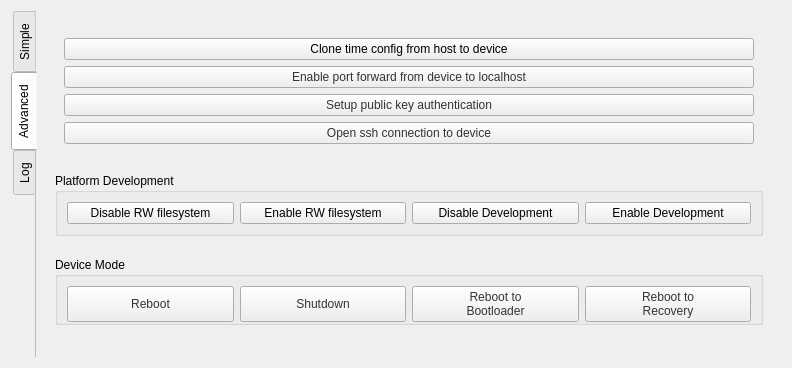
<?xml version="1.0" encoding="UTF-8"?>
<ui version="4.0">
 <class>Ubuntu::Internal::UbuntuDeviceConfigurationWidget</class>
 <widget class="QWidget" name="Ubuntu::Internal::UbuntuDeviceConfigurationWidget">
  <property name="geometry">
   <rect>
    <x>0</x>
    <y>0</y>
    <width>792</width>
    <height>368</height>
   </rect>
  </property>
  <property name="windowTitle">
   <string>Form</string>
  </property>
  <layout class="QVBoxLayout" name="verticalLayout">
   <item>
    <widget class="QTabWidget" name="tabWidget_DeviceControlInput">
     <property name="tabPosition">
      <enum>QTabWidget::West</enum>
     </property>
     <property name="currentIndex">
      <number>1</number>
     </property>
     <property name="documentMode">
      <bool>true</bool>
     </property>
     <widget class="QWidget" name="tab_DeviceControlSimple">
      <attribute name="title">
       <string>Simple</string>
      </attribute>
      <layout class="QVBoxLayout" name="verticalLayout_6">
       <item>
        <widget class="QWidget" name="widget_2" native="true">
         <layout class="QVBoxLayout" name="verticalLayout_5">
          <item>
           <spacer name="verticalSpacer">
            <property name="orientation">
             <enum>Qt::Vertical</enum>
            </property>
            <property name="sizeHint" stdset="0">
             <size>
              <width>20</width>
              <height>40</height>
             </size>
            </property>
           </spacer>
          </item>
          <item>
           <widget class="QPushButton" name="pushButtonSshInstall">
            <property name="font">
             <font>
              <family>Ubuntu</family>
              <pointsize>12</pointsize>
              <weight>50</weight>
              <italic>false</italic>
              <bold>false</bold>
             </font>
            </property>
            <property name="styleSheet">
             <string notr="true">padding: 10; color: #333</string>
            </property>
            <property name="text">
             <string>Enable Developer Mode</string>
            </property>
            <property name="flat">
             <bool>false</bool>
            </property>
           </widget>
          </item>
          <item>
           <widget class="QPushButton" name="pushButtonSshRemove">
            <property name="font">
             <font>
              <family>Ubuntu</family>
              <pointsize>12</pointsize>
             </font>
            </property>
            <property name="styleSheet">
             <string notr="true">padding: 10; color: #333</string>
            </property>
            <property name="text">
             <string>Disable Developer Mode</string>
            </property>
           </widget>
          </item>
          <item>
           <spacer name="verticalSpacer_2">
            <property name="orientation">
             <enum>Qt::Vertical</enum>
            </property>
            <property name="sizeHint" stdset="0">
             <size>
              <width>20</width>
              <height>40</height>
             </size>
            </property>
           </spacer>
          </item>
         </layout>
        </widget>
       </item>
      </layout>
     </widget>
     <widget class="QWidget" name="tab_DeviceControlAdvanced">
      <attribute name="title">
       <string>Advanced</string>
      </attribute>
      <layout class="QVBoxLayout" name="verticalLayout_10">
       <item>
        <widget class="QWidget" name="widgetSshProperties" native="true">
         <layout class="QVBoxLayout" name="verticalLayout_21">
          <item>
           <widget class="QWidget" name="widgetMovedToSettings" native="true">
            <layout class="QVBoxLayout" name="verticalLayout_9">
             <item>
              <widget class="QPushButton" name="pushButtonCloneTimeConfig">
               <property name="text">
                <string>Clone time config from host to device</string>
               </property>
              </widget>
             </item>
             <item>
              <widget class="QPushButton" name="pushButtonPortForward">
               <property name="styleSheet">
                <string notr="true">color: #333</string>
               </property>
               <property name="text">
                <string>Enable port forward from device to localhost</string>
               </property>
              </widget>
             </item>
             <item>
              <widget class="QPushButton" name="pushButtonSshSetupPublicKey">
               <property name="enabled">
                <bool>true</bool>
               </property>
               <property name="styleSheet">
                <string notr="true">color: #333</string>
               </property>
               <property name="text">
                <string>Setup public key authentication</string>
               </property>
              </widget>
             </item>
             <item>
              <widget class="QPushButton" name="pushButtonSshConnect">
               <property name="styleSheet">
                <string notr="true">color: #333</string>
               </property>
               <property name="text">
                <string>Open ssh connection to device</string>
               </property>
              </widget>
             </item>
            </layout>
           </widget>
          </item>
          <item>
           <spacer name="verticalSpacer_16">
            <property name="orientation">
             <enum>Qt::Vertical</enum>
            </property>
            <property name="sizeHint" stdset="0">
             <size>
              <width>20</width>
              <height>40</height>
             </size>
            </property>
           </spacer>
          </item>
          <item>
           <widget class="QGroupBox" name="groupBox_2">
            <property name="title">
             <string>Platform Development</string>
            </property>
            <layout class="QHBoxLayout" name="horizontalLayout_8">
             <item>
              <widget class="QPushButton" name="pushButton_filesystem_rw_disable">
               <property name="text">
                <string>Disable RW filesystem</string>
               </property>
              </widget>
             </item>
             <item>
              <widget class="QPushButton" name="pushButton_filesystem_rw_enable">
               <property name="text">
                <string>Enable RW filesystem</string>
               </property>
              </widget>
             </item>
             <item>
              <widget class="QPushButton" name="pushButtonPlatformDevelopmentRemove">
               <property name="text">
                <string>Disable Development</string>
               </property>
              </widget>
             </item>
             <item>
              <widget class="QPushButton" name="pushButtonPlatformDevelopment">
               <property name="text">
                <string>Enable Development</string>
               </property>
              </widget>
             </item>
            </layout>
           </widget>
          </item>
          <item>
           <spacer name="verticalSpacer_9">
            <property name="orientation">
             <enum>Qt::Vertical</enum>
            </property>
            <property name="sizeHint" stdset="0">
             <size>
              <width>20</width>
              <height>40</height>
             </size>
            </property>
           </spacer>
          </item>
          <item>
           <widget class="QGroupBox" name="groupBox">
            <property name="title">
             <string>Device Mode</string>
            </property>
            <layout class="QVBoxLayout" name="verticalLayout_7">
             <property name="bottomMargin">
              <number>0</number>
             </property>
             <item>
              <layout class="QHBoxLayout" name="horizontalLayout_4">
               <item>
                <widget class="QPushButton" name="pushButtonReboot">
                 <property name="sizePolicy">
                  <sizepolicy hsizetype="Minimum" vsizetype="Expanding">
                   <horstretch>0</horstretch>
                   <verstretch>0</verstretch>
                  </sizepolicy>
                 </property>
                 <property name="styleSheet">
                  <string notr="true">color: #333</string>
                 </property>
                 <property name="text">
                  <string>Reboot</string>
                 </property>
                </widget>
               </item>
               <item>
                <widget class="QPushButton" name="pushButtonShutdown">
                 <property name="sizePolicy">
                  <sizepolicy hsizetype="Minimum" vsizetype="Expanding">
                   <horstretch>0</horstretch>
                   <verstretch>0</verstretch>
                  </sizepolicy>
                 </property>
                 <property name="styleSheet">
                  <string notr="true">color: #333</string>
                 </property>
                 <property name="text">
                  <string>Shutdown</string>
                 </property>
                </widget>
               </item>
               <item>
                <widget class="QPushButton" name="pushButtonRebootToBootloader">
                 <property name="sizePolicy">
                  <sizepolicy hsizetype="Minimum" vsizetype="Expanding">
                   <horstretch>0</horstretch>
                   <verstretch>0</verstretch>
                  </sizepolicy>
                 </property>
                 <property name="styleSheet">
                  <string notr="true">color: #333</string>
                 </property>
                 <property name="text">
                  <string>Reboot to 
Bootloader</string>
                 </property>
                </widget>
               </item>
               <item>
                <widget class="QPushButton" name="pushButtonRebootToRecovery">
                 <property name="sizePolicy">
                  <sizepolicy hsizetype="Minimum" vsizetype="Expanding">
                   <horstretch>0</horstretch>
                   <verstretch>0</verstretch>
                  </sizepolicy>
                 </property>
                 <property name="styleSheet">
                  <string notr="true">color: #333</string>
                 </property>
                 <property name="text">
                  <string>Reboot to
Recovery</string>
                 </property>
                </widget>
               </item>
              </layout>
             </item>
            </layout>
           </widget>
          </item>
          <item>
           <spacer name="verticalSpacer_3">
            <property name="orientation">
             <enum>Qt::Vertical</enum>
            </property>
            <property name="sizeHint" stdset="0">
             <size>
              <width>20</width>
              <height>40</height>
             </size>
            </property>
           </spacer>
          </item>
         </layout>
        </widget>
       </item>
      </layout>
     </widget>
     <widget class="QWidget" name="tab_DeviceLog">
      <attribute name="title">
       <string>Log</string>
      </attribute>
      <layout class="QVBoxLayout" name="verticalLayout_2">
       <item>
        <widget class="QPlainTextEdit" name="plainTextEdit">
         <property name="font">
          <font>
           <family>Ubuntu</family>
          </font>
         </property>
         <property name="styleSheet">
          <string notr="true">background: rgba(238,238,238,0.1)</string>
         </property>
         <property name="frameShadow">
          <enum>QFrame::Plain</enum>
         </property>
         <property name="verticalScrollBarPolicy">
          <enum>Qt::ScrollBarAlwaysOn</enum>
         </property>
         <property name="horizontalScrollBarPolicy">
          <enum>Qt::ScrollBarAlwaysOff</enum>
         </property>
        </widget>
       </item>
      </layout>
     </widget>
    </widget>
   </item>
  </layout>
 </widget>
 <resources/>
 <connections/>
</ui>
